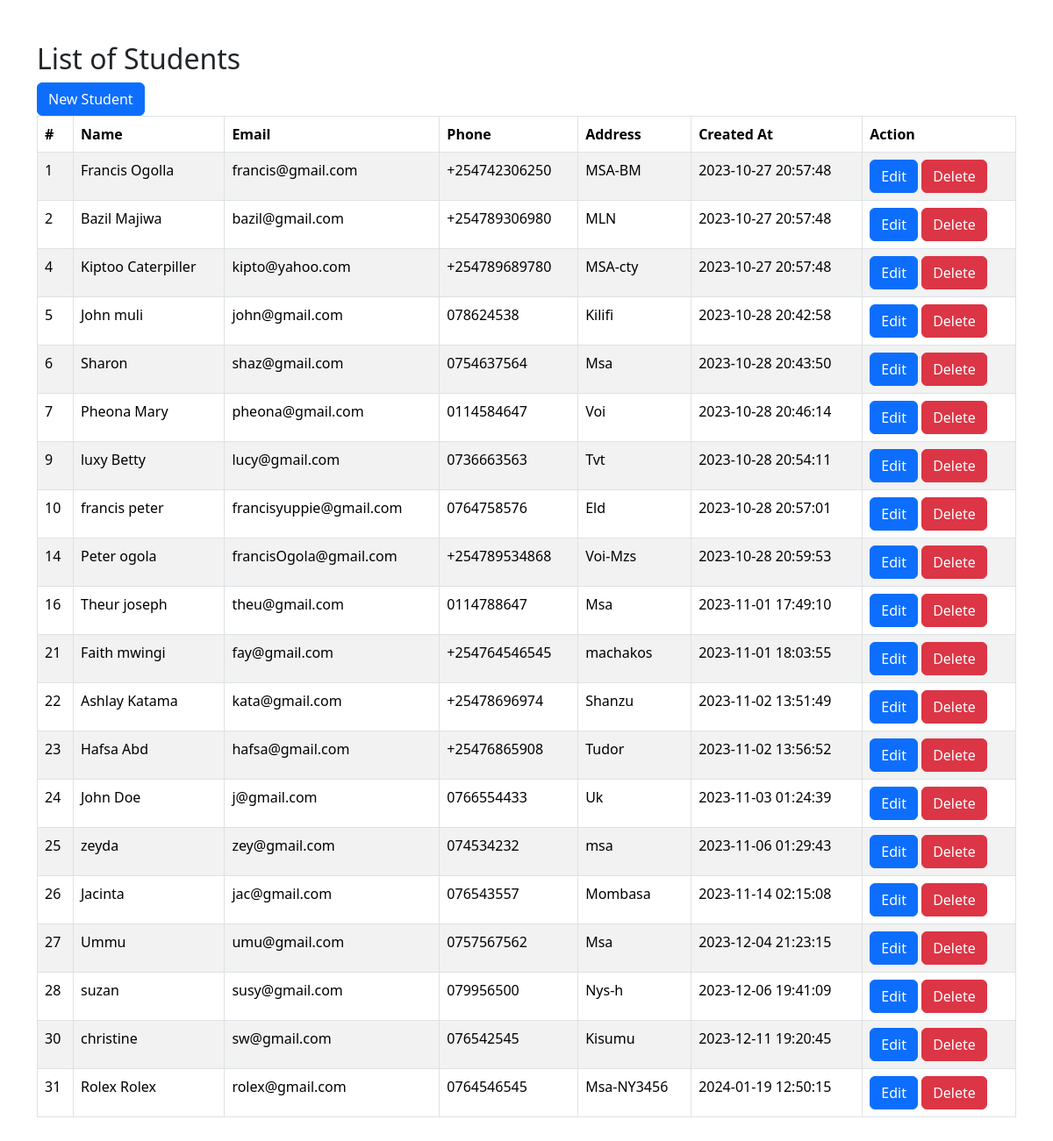
The page / on the database its author committed.
### tables this page shows
CREATE TABLE `client` (
  `id` int(11) NOT NULL,
  `name` varchar(100) NOT NULL,
  `email` varchar(200) NOT NULL,
  `phone` varchar(50) DEFAULT NULL,
  `address` varchar(200) DEFAULT NULL,
  `created_at` datetime NOT NULL DEFAULT current_timestamp()
);

### index.php (the view, shortened to what this page needs)
<!DOCTYPE html>
<html>
<head>
	<link rel="stylesheet" href="bootstrap/dist/css/bootstrap.min.css">
</head>
<body>
    <div class="container my-5">
    	<h2>List of Students</h2>
    	<a class="btn btn-primary" href="create.php" role = "button">New Student</a>
    	<br>
    	<table class="table table-striped table-bordered table-hover">
    		<thead>
    			<tr>
    				<th>#</th>
    				<th>Name</th>
    				<th>Email</th>
    				<th>Phone</th>
    				<th>Address</th>
    				<th>Created At</th>
    				<th>Action</th>
    			</tr>
    		</thead>
    		<tbody>
    			<?php
    			     $serverName = 'localhost';
					 $dbName = 'phpcrud';
					 $password = 'toor';
					 $user = 'root';
					 $con = new mysqli($serverName, $user, $password, $dbName);
					 $sql = 'SELECT * FROM client';
					 $result = $con->query($sql);
					 while ($row = $result->fetch_assoc()) {
					 	echo "
    			            <tr>
	    				        <td>$row[id]</td>
	    				        <td>$row[name]</td>
	    				        <td>$row[email]</td>
	    				        <td>$row[phone]</td>
	    				        <td>$row[address]</td>
	    				        <td>$row[created_at]</td>
	    				        <td>
			    					<a class='btn btn-primary' href='edit.php?id= $row[id]' role = 'button'>Edit</a>
			    					 <a class='btn btn-danger' href='delete.php?id= $row[id]' role = 'button'>Delete</a>
	    			         	</td>
    		         	    </tr>
					 	";
					 }
    			?>
    		</tbody>
    	</table>
    </div>
</body>
</html>

### rows shown on the page
client: id "1", name "Francis Ogolla", email "francis@gmail.com", phone "+254742306250", address "MSA-BM", created_at "2023-10-27 20:57:48"
client: id "2", name "Bazil Majiwa", email "bazil@gmail.com", phone "+254789306980", address "MLN", created_at "2023-10-27 20:57:48"
client: id "4", name "Kiptoo Caterpiller", email "kipto@yahoo.com", phone "+254789689780", address "MSA-cty", created_at "2023-10-27 20:57:48"
client: id "5", name "John muli", email "john@gmail.com", phone "078624538", address "Kilifi", created_at "2023-10-28 20:42:58"
client: id "6", name "Sharon", email "shaz@gmail.com", phone "0754637564", address "Msa", created_at "2023-10-28 20:43:50"
client: id "7", name "Pheona Mary", email "pheona@gmail.com", phone "0114584647", address "Voi", created_at "2023-10-28 20:46:14"
client: id "9", name "luxy Betty", email "lucy@gmail.com", phone "0736663563", address "Tvt", created_at "2023-10-28 20:54:11"
client: id "10", name "francis peter", email "francisyuppie@gmail.com", phone "0764758576", address "Eld", created_at "2023-10-28 20:57:01"
client: id "14", name "Peter ogola", email "francisOgola@gmail.com", phone "+254789534868", address "Voi-Mzs", created_at "2023-10-28 20:59:53"
client: id "16", name "Theur joseph", email "theu@gmail.com", phone "0114788647", address "Msa", created_at "2023-11-01 17:49:10"
client: id "21", name "Faith mwingi", email "fay@gmail.com", phone "+254764546545", address "machakos", created_at "2023-11-01 18:03:55"
client: id "22", name "Ashlay Katama", email "kata@gmail.com", phone "+25478696974", address "Shanzu", created_at "2023-11-02 13:51:49"
client: id "23", name "Hafsa Abd", email "hafsa@gmail.com", phone "+25476865908", address "Tudor", created_at "2023-11-02 13:56:52"
client: id "24", name "John Doe", email "j@gmail.com", phone "0766554433", address "Uk", created_at "2023-11-03 01:24:39"
client: id "25", name "zeyda", email "zey@gmail.com", phone "074534232", address "msa", created_at "2023-11-06 01:29:43"
client: id "26", name "Jacinta", email "jac@gmail.com", phone "076543557", address "Mombasa", created_at "2023-11-14 02:15:08"
client: id "27", name "Ummu", email "umu@gmail.com", phone "0757567562", address "Msa", created_at "2023-12-04 21:23:15"
client: id "28", name "suzan", email "susy@gmail.com", phone "079956500", address "Nys-h", created_at "2023-12-06 19:41:09"
client: id "30", name "christine", email "sw@gmail.com", phone "076542545", address "Kisumu", created_at "2023-12-11 19:20:45"
client: id "31", name "Rolex Rolex", email "rolex@gmail.com", phone "0764546545", address "Msa-NY3456", created_at "2024-01-19 12:50:15"
